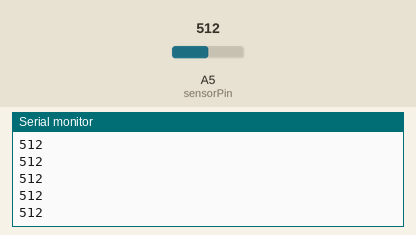
A sketch run on a simulated Arduino Uno, built with avr-gcc and run on an emulated ATmega328P. On the bench: the last lines printed to the serial monitor. The test bench sets the inputs (shaded band); at power-on: A5 (sensorPin) = 512.

Above: at 1.2 s.
1.3 s: A5 (sensorPin) set to 716
At 1.31 s:
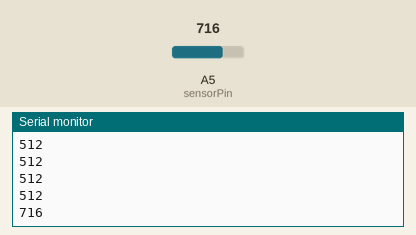
2.8 s: A5 (sensorPin) set to 900
At 2.81 s:
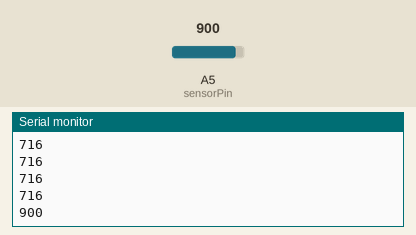
Timing chart, 0 to 5.8 s (numbered marks = the images above; inputs shaded):
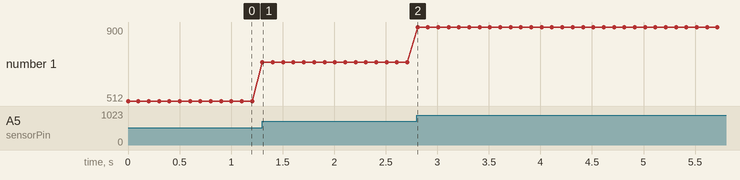

The sketch:

Transducer.ino
```cpp
int sensorPin = A5;

void setup() {
  // put your setup code here, to run once:
  // initialize serial communication at 9600 bits per second:
  Serial.begin(9600);
}

void loop() {
  // put your main code here, to run repeatedly:

  // read the input on analog pin 0:
  int sensorValue = analogRead(sensorPin);

  // transform analog read into temperature, using the cailbration table
  // and function, got from comparing with a calibrated pump
  // data: [p(kgf/cm2), bits; 27, 289; 30, 306; 50, 386; 59, 415; 70, 464]
  float pressure = 0.246*sensorValue - 45.208;

  // print out the pressure:
  Serial.println(sensorValue);

  // delay in between reads for stability
  delay(100);
}
```

Measured:
- after the input at 1.3 s, the serial monitor: prints a new line at once (image 1)
- after the input at 2.8 s, the serial monitor: prints a new line at once (image 2)
- plotted number 1: 512 → 716 after the input at 1.3 s, 716 → 900 after the input at 2.8 s
